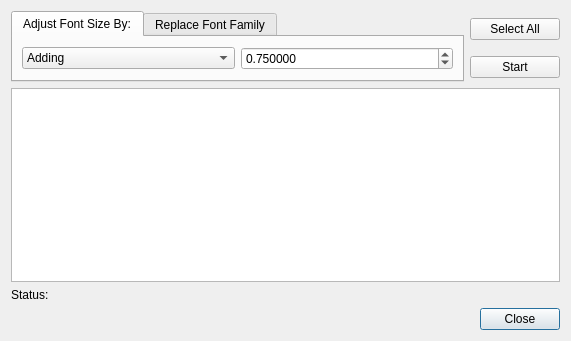
<?xml version="1.0" encoding="UTF-8"?>
<ui version="4.0">
 <class>AdjustFontsDialog</class>
 <widget class="QDialog" name="AdjustFontsDialog">
  <property name="geometry">
   <rect>
    <x>0</x>
    <y>0</y>
    <width>571</width>
    <height>341</height>
   </rect>
  </property>
  <property name="windowTitle">
   <string>Font Size Adjustment</string>
  </property>
  <layout class="QGridLayout" name="gridLayout">
   <item row="4" column="0" colspan="6">
    <widget class="QDialogButtonBox" name="buttonBox">
     <property name="orientation">
      <enum>Qt::Horizontal</enum>
     </property>
     <property name="standardButtons">
      <set>QDialogButtonBox::Close</set>
     </property>
    </widget>
   </item>
   <item row="3" column="0" colspan="6">
    <widget class="QLabel" name="lblFontAdjustStatus">
     <property name="text">
      <string>Status:</string>
     </property>
    </widget>
   </item>
   <item row="2" column="0" colspan="6">
    <widget class="QListWidget" name="listTextItems"/>
   </item>
   <item row="0" column="5">
    <widget class="QPushButton" name="btnToggleCheckAll">
     <property name="sizePolicy">
      <sizepolicy hsizetype="Ignored" vsizetype="Fixed">
       <horstretch>0</horstretch>
       <verstretch>0</verstretch>
      </sizepolicy>
     </property>
     <property name="toolTip">
      <string>Select All</string>
     </property>
     <property name="text">
      <string>Select All</string>
     </property>
     <property name="icon">
      <iconset theme="select-all">
       <normaloff>.</normaloff>.</iconset>
     </property>
    </widget>
   </item>
   <item row="1" column="5">
    <widget class="QPushButton" name="btnFontAdjustRunProcess">
     <property name="toolTip">
      <string>Start</string>
     </property>
     <property name="text">
      <string>Start</string>
     </property>
     <property name="icon">
      <iconset theme="media-playback-start">
       <normaloff>.</normaloff>.</iconset>
     </property>
    </widget>
   </item>
   <item row="0" column="0" rowspan="2" colspan="5">
    <widget class="QTabWidget" name="tabRunProcess">
     <property name="currentIndex">
      <number>0</number>
     </property>
     <widget class="QWidget" name="tabSizeAdjust">
      <attribute name="title">
       <string>Adjust Font Size By:</string>
      </attribute>
      <layout class="QHBoxLayout" name="horizontalLayout_2">
       <item>
        <widget class="QComboBox" name="cmbFontAdjustOperator">
         <property name="currentIndex">
          <number>0</number>
         </property>
         <item>
          <property name="text">
           <string>Adding</string>
          </property>
         </item>
         <item>
          <property name="text">
           <string>Dividing</string>
          </property>
         </item>
         <item>
          <property name="text">
           <string>Multiplying</string>
          </property>
         </item>
         <item>
          <property name="text">
           <string>Subtracting</string>
          </property>
         </item>
         <item>
          <property name="text">
           <string>Setting exactly to</string>
          </property>
         </item>
        </widget>
       </item>
       <item>
        <widget class="QDoubleSpinBox" name="floatAdjustFontAmount">
         <property name="decimals">
          <number>6</number>
         </property>
         <property name="minimum">
          <double>0.000001000000000</double>
         </property>
         <property name="singleStep">
          <double>0.010000000000000</double>
         </property>
         <property name="value">
          <double>0.750000000000000</double>
         </property>
        </widget>
       </item>
      </layout>
     </widget>
     <widget class="QWidget" name="tabFontFamily">
      <attribute name="title">
       <string>Replace Font Family</string>
      </attribute>
      <layout class="QHBoxLayout" name="horizontalLayout_3">
       <item>
        <widget class="QComboBox" name="cmbOldFontFamily"/>
       </item>
       <item>
        <widget class="QFontComboBox" name="cmbNewFontFamily"/>
       </item>
      </layout>
     </widget>
    </widget>
   </item>
  </layout>
 </widget>
 <resources/>
 <connections>
  <connection>
   <sender>buttonBox</sender>
   <signal>accepted()</signal>
   <receiver>AdjustFontsDialog</receiver>
   <slot>accept()</slot>
   <hints>
    <hint type="sourcelabel">
     <x>248</x>
     <y>254</y>
    </hint>
    <hint type="destinationlabel">
     <x>157</x>
     <y>274</y>
    </hint>
   </hints>
  </connection>
  <connection>
   <sender>buttonBox</sender>
   <signal>rejected()</signal>
   <receiver>AdjustFontsDialog</receiver>
   <slot>reject()</slot>
   <hints>
    <hint type="sourcelabel">
     <x>316</x>
     <y>260</y>
    </hint>
    <hint type="destinationlabel">
     <x>286</x>
     <y>274</y>
    </hint>
   </hints>
  </connection>
 </connections>
</ui>
